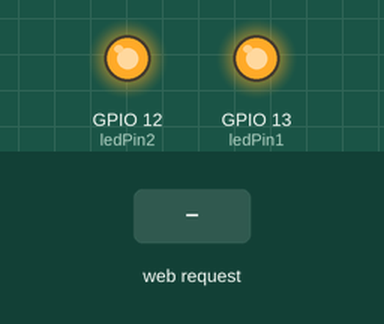
The sketch below on a simulated ESP8266 (NodeMCU). Shown: output pins drawn as LEDs (lit = HIGH). The inputs (shaded band) are chosen by the test bench. WiFi joins after 1.5 s; servers stay silent unless stated; what the sketch prints to the serial monitor is not drawn.

Above: at 2.7 s.
2.8 s: HTTP request GET /LED1=ON received
At 3.5 s:
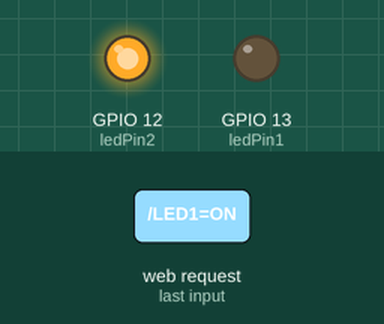
4.3 s: HTTP request GET /LED2=ON received
At 4.6 s:
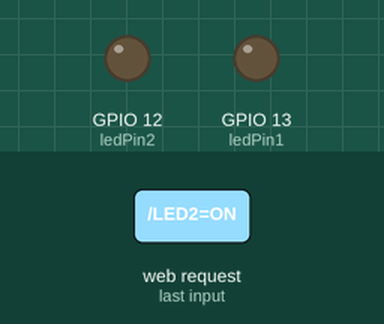
5.8 s: HTTP request GET /LED1=OFF received
At 7.0 s:
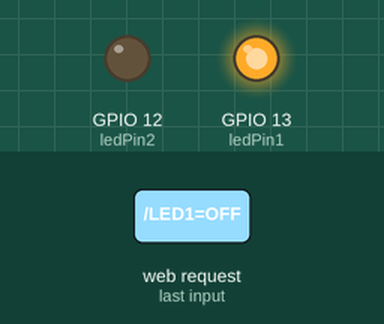
7.3 s: HTTP request GET /LED2=OFF received
At 8.1 s:
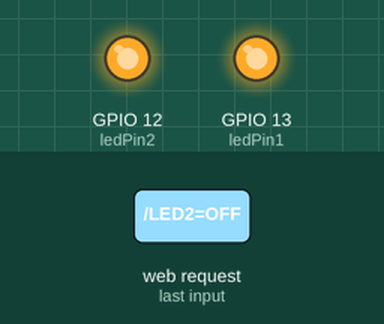
Timing chart, 0 to 9.8 s (numbered marks = the images above; inputs shaded):
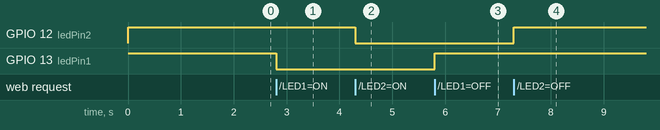

Measured:
- after the input at 2.8 s, GPIO 13 (ledPin1): HIGH → LOW at once
- after the input at 4.3 s, GPIO 12 (ledPin2): HIGH → LOW at once
- after the input at 5.8 s, GPIO 13 (ledPin1): LOW → HIGH at once
- after the input at 7.3 s, GPIO 12 (ledPin2): LOW → HIGH at once

The sketch:

nodemcu_2channel.ino
```cpp
#include <ESP8266WiFi.h>
const char* ssid = "AndroidAP";// enter wifi name
const char* password = "kohlivirat";// enter password here

int ledPin1 = 13; //pin D7 of nodemcu
int ledPin2 = 12; //pin D6 of nodemcu
int switch1 = HIGH,switch2 = HIGH;

WiFiServer server(80);// connects server to port 80


void setup()
{
// turning all the switches off initially.
  pinMode(ledPin1, OUTPUT);
  digitalWrite(ledPin1, switch1);
  pinMode(ledPin2, OUTPUT);
  digitalWrite(ledPin2, switch2);
    //////////////////////////////////////// Connect to WiFi network//////////////////////////////////////////////////////
  Serial.begin(115200);// setting up baud rate of 115200
  Serial.print("Connecting to ");
  Serial.println(ssid);

  WiFi.begin(ssid, password);// connecting to the wifi using wifi name and password provided

  while (WiFi.status() != WL_CONNECTED) // checks if wifi is connected or not...if conected loop will end
  {
    delay(100);
    Serial.print(".");
  }
  Serial.println("");
  Serial.println("WiFi connected");//
 ///////////////////////////////////////////////////////////////////////////////////////////////////////////////////
  //////////////////////////////////////////// Start the server/////////////////////////////////////////////////////
  server.begin();
  Serial.println("Server started");
  ////////////////////////////////////////// Print the IP address////////////////////////////////////////////////////
  Serial.print("Use this URL to connect: ");
  Serial.print("http://");
  Serial.print(WiFi.localIP());// this function "WiFi.localIP()" provides ip address
  Serial.println("/");
 ////////////////////////////////////////////////////////////////////////////////////////////////////////////////////
}

void loop() {
 /////////// Check if a client has connected//////////////////////////////////////////////
  WiFiClient client = server.available();
  if (!client) {
    return;
  }
 //////////// Wait until the client sends some data//////////////////////////////////////

  Serial.println("new client");
  while(!client.available()){
    delay(1);
  }
  ///////////////////////////////////////////////////////////////////////////////////

  // Read the first line of the request
  String request = client.readStringUntil('\r');
  Serial.println(request);
  client.flush();

  ////////////////////// Match the request///////////////////////////////////////////

  if (request.indexOf("/LED1=ON") != -1)  {
    digitalWrite(ledPin1, LOW);
    switch1 = LOW;
  }
  if (request.indexOf("/LED1=OFF") != -1)  {
    digitalWrite(ledPin1, HIGH);
    switch1 = HIGH;
  }
  if (request.indexOf("/LED2=ON") != -1)  {
    digitalWrite(ledPin2, LOW);
    switch2 = LOW;
  }
  if (request.indexOf("/LED2=OFF") != -1)  {
    digitalWrite(ledPin2, HIGH);
    switch2 = HIGH;
  }
// Set ledPin according to the request
//digitalWrite(ledPin, switch);

  // Return the response
//  client.println("HTTP/1.1 200 OK");
//  client.println("Content-Type: text/html");
  client.println(""); //  do not forget this one
  client.println("<!DOCTYPE HTML>");
  client.println("<html>");

  client.println("<p align=middle><center><font size =7 color=blue> Button1: ");
  if(switch1 == LOW)
  {  client.print("ON ");
     client.println("<a href=\"/LED1=OFF\"\"><button><h1> OFF </h1></button></a>");
  }
  if (switch1 == HIGH)
  {  client.print("OFF ");
     client.println("<a href=\"/LED1=ON\"\"><button><h1> ON </h1></button> </a>");
  }

  client.println("<br><br>");
  client.println(" Button2: ");
  if(switch2 == LOW)
  {client.println("ON ");
  client.println("<a href=\"/LED2=OFF\"\"><button><h1> OFF </h1></button></a>");
  }
  if (switch2 == HIGH)
  {client.println("OFF ");
   client.println("<a href=\"/LED2=ON\"\"><button><h1> ON </h1></button> </a>");
  }
  client.print("</font></center></p>");

  delay(1);
  Serial.println("Client disonnected");
  Serial.println("");

}
```
